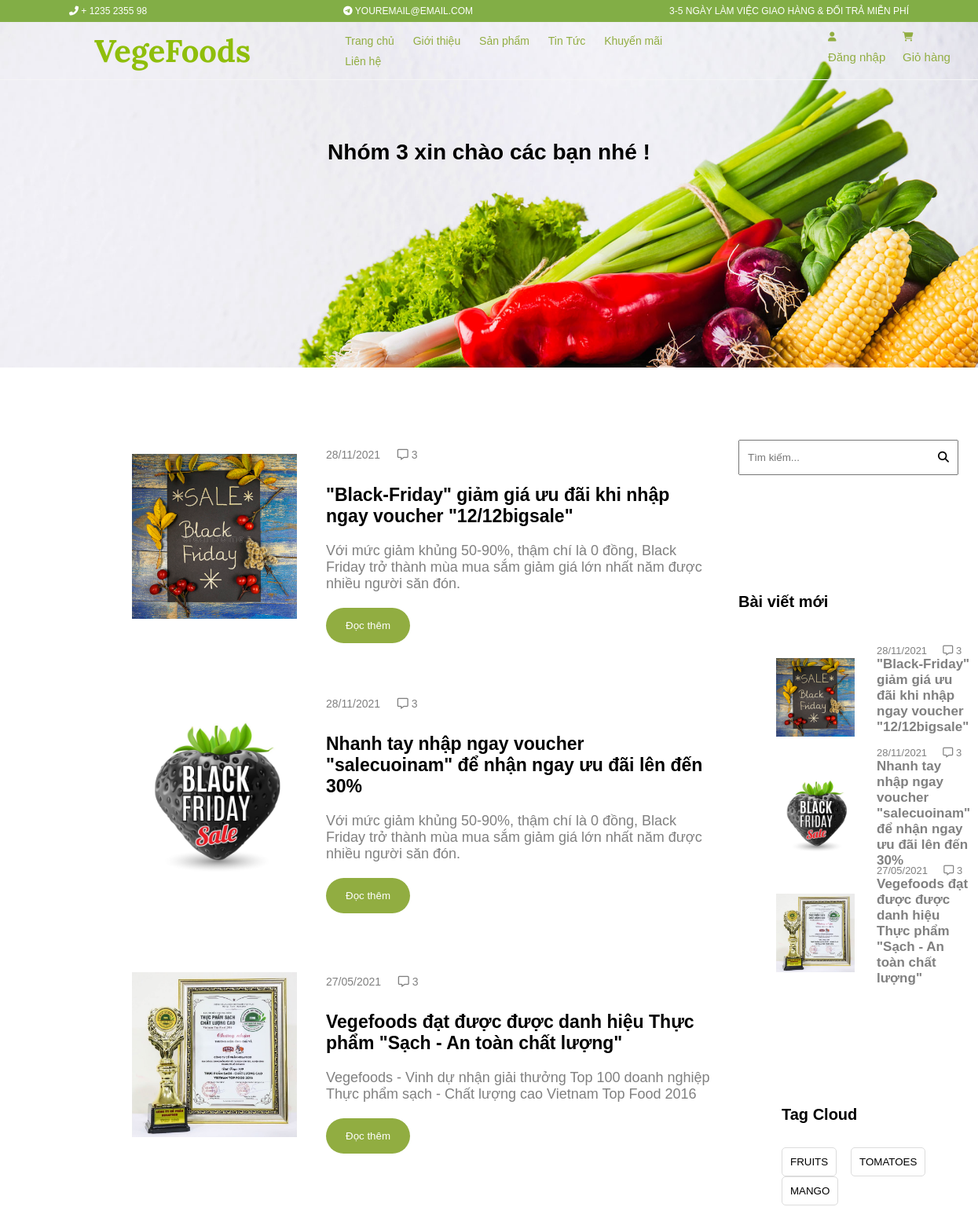
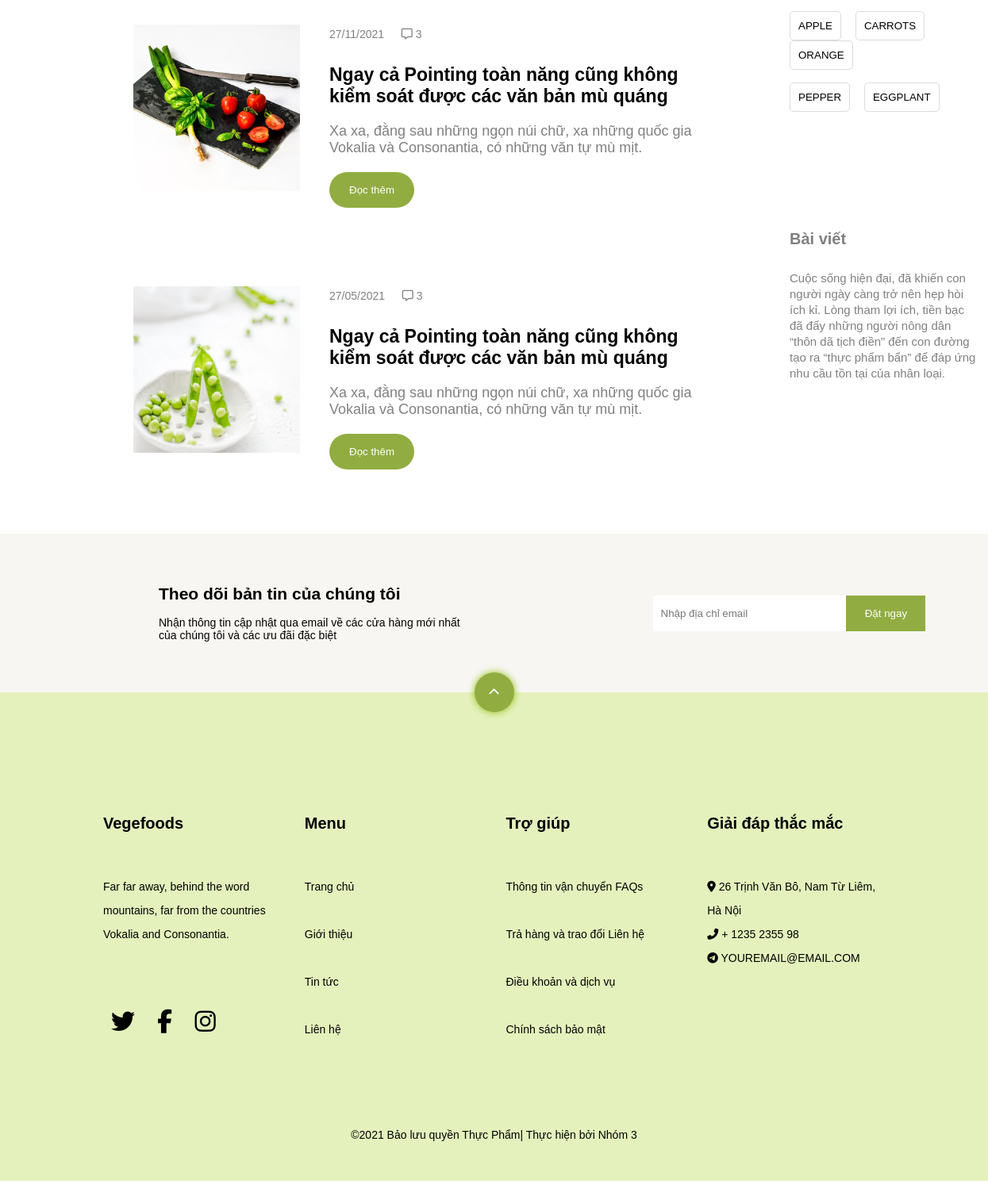
The app's page /views/index.php?act=blog with its own data (2 pictures, top to bottom).
### tables this page shows
CREATE TABLE `tintuc` (
  `id_tintuc` int(11) NOT NULL,
  `title` varchar(250) NOT NULL,
  `content` text NOT NULL,
  `img` text NOT NULL,
  `ngaydang` varchar(50) NOT NULL
);

### views/blog.php (the view, shortened to what this page needs)
<!DOCTYPE html>
<html lang="en">
<head>
    <link rel="stylesheet" href="../css-model/css/blog.css">
</head>
<body>
    <div class="text-banner">
        <h1>Nhóm 3 xin chào các bạn nhé !</h1>
    </div>
    <div class="container">
        <section class="content-left">
            <?php
            $stmt = "SELECT * FROM tintuc";
            $kq = $conn->query($stmt);
            foreach ($kq as $key => $value) {
            ?>
                <div class="blog-content">
                    <div class="blog-img1 img-3">
                        <img src="../img/<?php echo $value['img'] ?>" width="210px" height="210px" style="object-fit: cover;" alt="">
                    </div>
                    <div class="noidung">
                        <span><?php echo $value['ngaydang'] ?> &emsp; <i class="far fa-comment-alt"></i> 3</span>
                        <h3><?php echo $value['title'] ?></h3>
                        <p><?php echo $value['content'] ?></p>
                        <button style="cursor: pointer;" type="submit">Đọc thêm</button>
                    </div>
                </div>
            <?php
            }
            ?>
        </section>
        <section class="right-content">
            <div class="timkiem">
                <input type="text" name="" id="" placeholder="Tìm kiếm...">
                <i class="fas fa-search"></i>
            </div>
            <div class="top-blog">
                <h3>Bài viết mới</h3>
                <?php
                $sql = "SELECT * FROM tintuc LIMIT 3";
                $stmt = $conn->query($sql);
                foreach ($stmt as $key => $value) {
                ?>
                    <div class="blog">
                        <div class="blog-img1 img-5">
                            <img src="../img/<?php echo $value['img'] ?>" alt="" style="width: 100px;height: 100px; object-fit: cover;">
                        </div>
                        <div class="noidung-content">
                            <span><?php echo $value['ngaydang'] ?> &emsp; <i class="far fa-comment-alt"></i> 3</span>
                            <h3><?php echo $value['title'] ?></h3>
                        </div>
                    </div>
                <?php
                }
                ?>
            </div>
            <div class="tag" style="margin-left: 55px;">
                <h3>Tag Cloud</h3>
                <button type="submit">Fruits</button>&emsp;
                <button type="submit">Tomatoes</button>&emsp;
                <button type="submit">Mango</button>&emsp; <br><br>
                <button type="submit">Apple</button>&emsp;
                <button type="submit">Carrots</button>&emsp;
                <button type="submit">Orange</button>&emsp; <br><br>
                <button type="submit">Pepper</button>&emsp;
                <button type="submit">Eggplant</button>&emsp;
            </div>
            <div class="bai-viet" style="margin-left: 55px;">
                <h3>Bài viết</h3>
                <p>Cuộc sống hiện đại, đã khiến con người ngày càng trở nên hẹp hòi ích kỉ. Lòng tham lợi ích, tiền bạc đã đẩy những người nông dân “thôn dã tịch điền” đến con đường tạo ra “thực phẩm bẩn” để đáp ứng nhu cầu tồn tại của nhân loại.</p>
            </div>
        </section>
    </div>
</body>
</html>

### css-model/css/style.css (style rules this page uses)
* { margin: 0; padding: 0; box-sizing: border-box;font-family: 'Poppins', sans-serif; }

### css-model/css/blog.css (style rules this page uses)
.text-banner { transform: translateY(-290px); text-align: center; }
.container { display: flex; margin: 30px 120px; }
.blog-content, .blog { display: flex; align-items: center; }
.blog-img1, .blog-img2, .blog-img3, .blog-img4, .blog-img5, .blog-img6 { display:block; background-repeat: no-repeat; background-size: cover; background-position: center center; margin-bottom: 80px; }
.img-3 { width: 275px; height: 250px; padding: 3rem !important; position: relative; }
.noidung { margin-left: 20px; width: 490px; }
.noidung> span { color: gray; }
.noidung>h3 { font-size: 23px; margin: 30px 0 20px 0; }
.noidung>p { font-size: 18px; color: gray; }
.noidung>button { padding: 15px 25px; background-color: #91ad41; border: none; border-radius: 30px; margin-top: 20px; color: #fff; }
.right-content { margin-left: 35px; }
.right-content .timkiem>input { height: 45px; width: 280px; padding: 10px; margin-top: 30px; outline: none; }
.right-content .timkiem> i { margin-left: -30px; }
.blog { height: 140px; margin-bottom: 10px; }
.top-blog> h3, .tag>h3, .bai-viet>h3 { padding: 150px 0px 30px 0px; font-size: 20px; }
.noidung-content { margin-left: 80px; }
.noidung-content> span { color: gray; font-size: 13px; }
.noidung-content>h3 { font-size: 17px; color: gray; }
.img-5 { width: 75px; height: 50px; padding: 3rem !important; position: relative; }
.tag > button { padding: 10px; border: 1px solid gainsboro; background-color: #fff; border-radius: 5px; text-transform: uppercase; }
.bai-viet { font-size: 15px; line-height: 20px; color: gray; }

### views/header.php (style rules this page uses)
* { margin: 0; padding: 0; box-sizing: border-box; font-family: 'Poppins', sans-serif; }

### records on screen
tintuc: img (picture), ngaydang "28/11/2021", title "\"Black-Friday\" giảm giá ưu đãi khi nhập ngay voucher \"12/12bigsale\"", content "Với mức giảm khủng 50-90%, thậm chí là 0 đồng, Black Friday trở thành mùa mua sắm giảm giá lớn nhất năm được nhiều người săn đón."
tintuc: img (picture), ngaydang "28/11/2021", title "Nhanh tay nhập ngay voucher \"salecuoinam\" để nhận ngay ưu đãi lên đến 30%", content "Với mức giảm khủng 50-90%, thậm chí là 0 đồng, Black Friday trở thành mùa mua sắm giảm giá lớn nhất năm được nhiều người săn đón."
tintuc: img (picture), ngaydang "27/05/2021", title "Vegefoods đạt được được danh hiệu Thực phẩm \"Sạch - An toàn chất lượng\"", content "Vegefoods - Vinh dự nhận giải thưởng Top 100 doanh nghiệp Thực phẩm sạch - Chất lượng cao Vietnam Top Food 2016"
tintuc: img (picture), ngaydang "27/11/2021", title "Ngay cả Pointing toàn năng cũng không kiểm soát được các văn bản mù quáng", content "Xa xa, đằng sau những ngọn núi chữ, xa những quốc gia Vokalia và Consonantia, có những văn tự mù mịt."
tintuc: img (picture), ngaydang "27/05/2021", title "Ngay cả Pointing toàn năng cũng không kiểm soát được các văn bản mù quáng", content "Xa xa, đằng sau những ngọn núi chữ, xa những quốc gia Vokalia và Consonantia, có những văn tự mù mịt."
